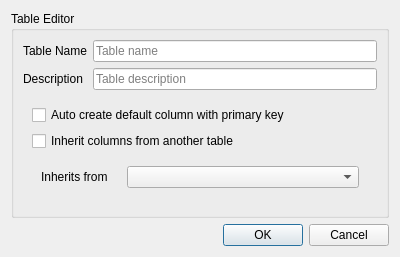
<?xml version="1.0" encoding="UTF-8"?>
<ui version="4.0">
 <class>table</class>
 <widget class="QDialog" name="table">
  <property name="geometry">
   <rect>
    <x>0</x>
    <y>0</y>
    <width>400</width>
    <height>211</height>
   </rect>
  </property>
  <property name="windowTitle">
   <string>Dialog</string>
  </property>
  <layout class="QGridLayout" name="gridLayout_2">
   <item row="0" column="0">
    <widget class="QGroupBox" name="groupBox">
     <property name="title">
      <string>Table Editor</string>
     </property>
     <layout class="QGridLayout" name="gridLayout">
      <item row="0" column="0">
       <widget class="QLabel" name="label">
        <property name="minimumSize">
         <size>
          <width>60</width>
          <height>0</height>
         </size>
        </property>
        <property name="text">
         <string>Table Name</string>
        </property>
       </widget>
      </item>
      <item row="0" column="1">
       <widget class="QLineEdit" name="txtTable">
        <property name="placeholderText">
         <string>Table name</string>
        </property>
       </widget>
      </item>
      <item row="2" column="0" colspan="2">
       <widget class="QFrame" name="frame">
        <property name="frameShape">
         <enum>QFrame::NoFrame</enum>
        </property>
        <property name="frameShadow">
         <enum>QFrame::Raised</enum>
        </property>
        <layout class="QGridLayout" name="gridLayout_3">
         <item row="2" column="0" colspan="2">
          <widget class="QWidget" name="widget" native="true">
           <layout class="QGridLayout" name="gridLayout_4">
            <item row="1" column="1">
             <widget class="QComboBox" name="cboInheritTable"/>
            </item>
            <item row="1" column="0">
             <widget class="QLabel" name="label_3">
              <property name="maximumSize">
               <size>
                <width>80</width>
                <height>16777215</height>
               </size>
              </property>
              <property name="text">
               <string>Inherits from </string>
              </property>
             </widget>
            </item>
           </layout>
          </widget>
         </item>
         <item row="1" column="0" colspan="2">
          <widget class="QCheckBox" name="checkBox">
           <property name="text">
            <string>Inherit columns from another table</string>
           </property>
          </widget>
         </item>
         <item row="0" column="0">
          <widget class="QCheckBox" name="chkDefault">
           <property name="text">
            <string>Auto create default column with primary key</string>
           </property>
          </widget>
         </item>
        </layout>
       </widget>
      </item>
      <item row="1" column="1">
       <widget class="QLineEdit" name="txtDesc">
        <property name="minimumSize">
         <size>
          <width>120</width>
          <height>0</height>
         </size>
        </property>
        <property name="placeholderText">
         <string>Table description</string>
        </property>
       </widget>
      </item>
      <item row="1" column="0">
       <widget class="QLabel" name="label_2">
        <property name="maximumSize">
         <size>
          <width>60</width>
          <height>16777215</height>
         </size>
        </property>
        <property name="text">
         <string>Description</string>
        </property>
       </widget>
      </item>
     </layout>
    </widget>
   </item>
   <item row="1" column="0">
    <widget class="QDialogButtonBox" name="buttonBox">
     <property name="orientation">
      <enum>Qt::Horizontal</enum>
     </property>
     <property name="standardButtons">
      <set>QDialogButtonBox::Cancel|QDialogButtonBox::Ok</set>
     </property>
    </widget>
   </item>
  </layout>
 </widget>
 <resources/>
 <connections>
  <connection>
   <sender>buttonBox</sender>
   <signal>accepted()</signal>
   <receiver>table</receiver>
   <slot>accept()</slot>
   <hints>
    <hint type="sourcelabel">
     <x>248</x>
     <y>254</y>
    </hint>
    <hint type="destinationlabel">
     <x>157</x>
     <y>274</y>
    </hint>
   </hints>
  </connection>
  <connection>
   <sender>buttonBox</sender>
   <signal>rejected()</signal>
   <receiver>table</receiver>
   <slot>reject()</slot>
   <hints>
    <hint type="sourcelabel">
     <x>316</x>
     <y>260</y>
    </hint>
    <hint type="destinationlabel">
     <x>286</x>
     <y>274</y>
    </hint>
   </hints>
  </connection>
 </connections>
</ui>
